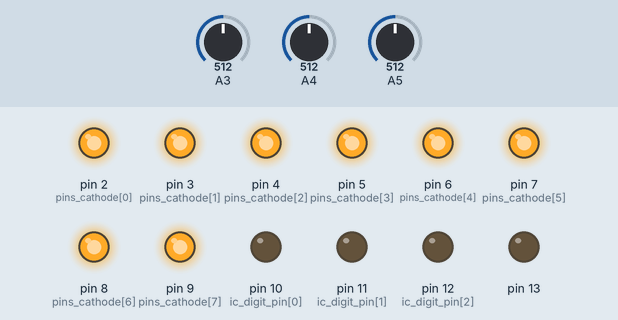
This sketch was run on a simulated Arduino Uno, built with avr-gcc and run on an emulated ATmega328P. Shown: output pins drawn as LEDs (lit = HIGH). The test bench sets the inputs (shaded band); at power-on: A3 = 512, A4 = 512, A5 = 512.

Above: at 1.2 s.
1.3 s: A3 set to 109
2.8 s: A3 set to 93
At 3.31 s:
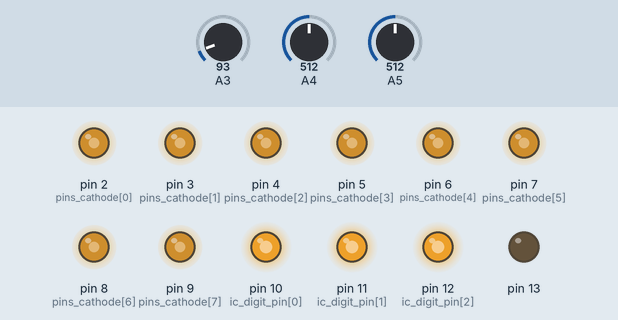
At 4.2 s:
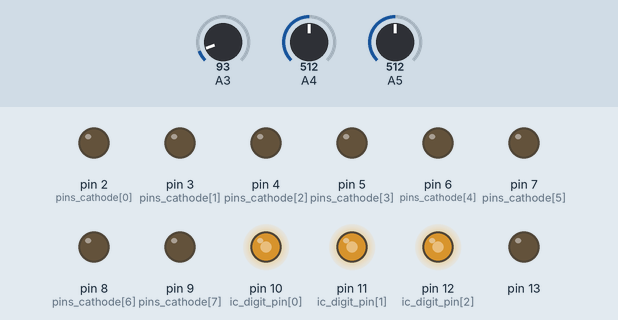
5.8 s: A4 set to 90
8.8 s: A5 set to 106
At 11.7 s:
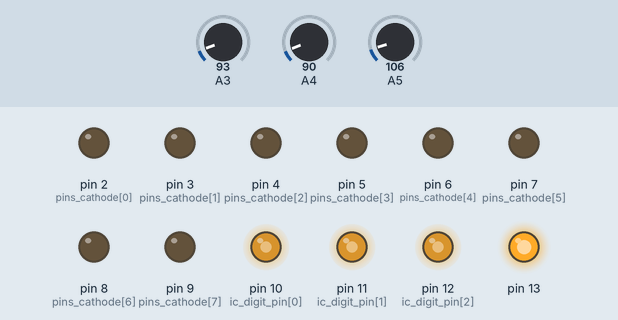
11.8 s: A5 set to 90
At 15.3 s:
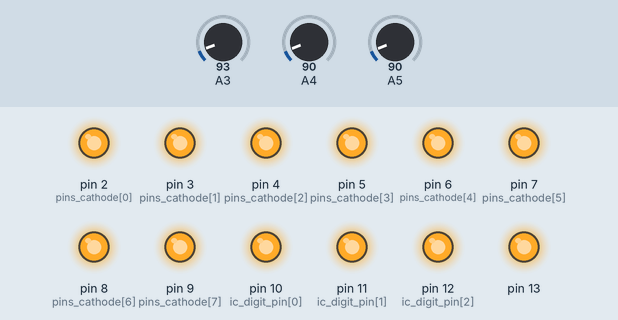
20.8 s: A4 set to 110
Timing chart, 0 to 32.9 s (numbered marks = the images above; inputs shaded):
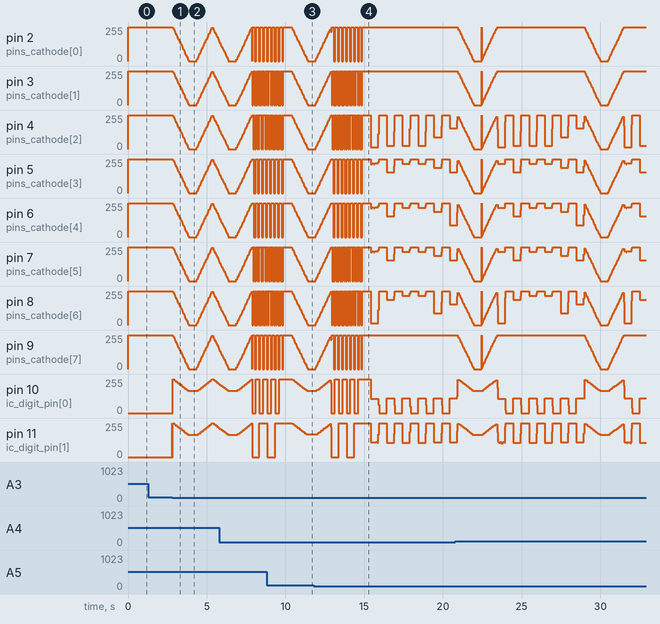

The sketch:

2.8x8_LED_10MAR2022.ino
```cpp
int pins_cathode[8] = {2, 3, 4, 5, 6, 7, 8, 9};
int ic_digit_pin[3] = {10, 11, 12};
int delayTime = 100;

int H_lt[7] = {17, 17, 17, 31, 17, 17, 17};
int E_lt[7] = {31, 1, 1, 15, 1, 1, 31};
int L_lt[7] = {1, 1, 1, 1, 1, 1, 31};
int O_lt[7] = {14, 17, 17, 17, 17, 17, 14};
int star_lt[7] = {0, 1 + 4 + 16, 2 + 4 + 8, 31, 2 + 4 + 8, 1 + 4 + 16, 0};


void prntstar() {
  for (int i = 0 ; i < 7 ; i++) {
    anode(i);
    cathode(star_lt[i] * 4);
    delayMicroseconds(500);
    cathode(0);

  }
}

void prntH() {
  for (int i = 0 ; i < 7 ; i++) {
    anode(i);
    cathode(H_lt[i] * 4);
    delayMicroseconds(1000);
    cathode(0);

  }
}

void prntE() {
  for (int i = 0 ; i < 7 ; i++) {
    anode(i);
    cathode(E_lt[i] * 4);
    delayMicroseconds(500);
    cathode(0);

  }
}

void prntL() {
  for (int i = 0 ; i < 7 ; i++) {
    anode(i);
    cathode(L_lt[i] * 4);
    delayMicroseconds(500);
    cathode(0);

  }
}

void prntO() {
  for (int i = 0 ; i < 7 ; i++) {
    anode(i);
    cathode(O_lt[i] * 4);
    delayMicroseconds(500);
    cathode(0);

  }
}

void setup() {
  // put your setup code here, to run once:
  pinMode(A3, INPUT);
  pinMode(A4, INPUT);
  pinMode(A5, INPUT);

  for (int i = 0; i < 8; ++i) {
    pinMode(pins_cathode[i], OUTPUT);
    digitalWrite(pins_cathode[i], HIGH);
  }
  for (int i = 0; i < 3; ++i) {
    pinMode(ic_digit_pin[i], OUTPUT);
    digitalWrite(ic_digit_pin[i], LOW);
  }
  pinMode(13, OUTPUT);


}


void loop() {
  // put your main code here, to run repeatedly:
  if (analogRead(A3) < 100) {
    rise();
    highAll(0.5);
    dim();
  }

  if (analogRead(A4) < 100) {
    unsigned long temp = millis();
    pattern4(50);
    digitalWrite(13, 1);
    resetLed();
    delay(500);
  }
  if (analogRead(A5) < 100) {
  unsigned long temp = millis();
    while (millis() - temp < 500) {


      //    pattern2(50);
      //  pattern1(50);
      //  pattern2(50);
      //  pattern3(50);
      //  pattern4(50);


      prntH();
    }
    resetLed();
    delay(500);
    temp = millis();
    while (millis() - temp < 500) {
      prntE();
    }
    resetLed();
    delay(500);
    temp = millis();
    while (millis() - temp < 500) {
      prntL();
    }
    resetLed();
    delay(500);
    temp = millis();
    while (millis() - temp < 500) {
      prntL();
    }
    resetLed();
    delay(500);
    temp = millis();
    while (millis() - temp < 500) {
      prntO();
    }

    resetLed();
    delay(500);
    temp = millis();
    while (millis() - temp < 500) {
      prntstar();
    }
  }


}

void dim() {
  unsigned long temp = micros();
  int j = 0;
  for (int i = 0 ; i < 100 ; i++) {
    temp = micros();
    while (micros() - temp < 200) {
      highAllMicroSec(10000 - j);
      resetLed();
      delayMicroseconds(j);
      j += 100;
    }
  }
}

void rise() {
  unsigned long temp = micros();
  int j = 0;
  for (int i = 0 ; i < 100 ; i++) {
    temp = micros();
    while (micros() - temp < 300) {
      highAllMicroSec(j);
      resetLed();
      delayMicroseconds(10000 - j);
      j += 100;
    }
  }
}

void pattern1(double sec) {
  for (int i = 0 ; i < 8 ; i++) {
    anode(i);
    int pin = 1;
    for (int j = 0 ; j < 8 ; j++) {
      cathode(pin);
      pin = pin * 2;
      delay(sec);
    }
  }
}

void pattern2(double sec) {
  for (int i = 0 ; i < 8 ; i++) {
    anode(i);
    int pin = 1;
    for (int j = 0 ; j < 7 ; j++) {
      cathode(pin + pin * 2);
      pin = pin * 2;
      delay(sec);
    }
  }
}

void pattern3(double sec) {
  for (int i = 0 ; i < 8 ; i++) {
    anode(i);
    int pin = 15;
    for (int j = 0 ; j < 5 ; j++) {
      cathode(pin);
      pin = pin * 2;
      delay(sec);
    }
  }
}

void pattern4(double sec) {
  int pattern[5] = {129, 66, 36, 24, 255};
  for (int i = 0 ; i < 8 ; i++) {
    anode(i);
    int pin = 1;
    for (int j = 0 ; j < 5 ; j++) {
      cathode(pattern[j]);
      delay(sec);
    }
  }
}

void highAllMicroSec(unsigned long microSec) {
  unsigned long temp = micros();
  while (micros() - temp < microSec) {
    cathode(255);
    for (int i = 0; i < 8; ++i) {
      anode(i);
    }
  }
}

void highAll(double sec) {
  unsigned long temp = millis();
  while (millis() - temp < sec * 1000) {
    cathode(255);
    for (int i = 0; i < 8; ++i) {
      anode(i);
    }
  }
}

void resetLed() {
  for (int i = 0; i < 8; ++i) {
    digitalWrite(pins_cathode[i], HIGH);
  }
}

void cathode(int data) {
  for (int i = 0; i < 8; ++i) {
    digitalWrite(pins_cathode[i], !(data & 1));
    data = data >> 1;
  }
}

void anode(int pin) {
  switch (pin) {
    case 0:
      digitalWrite(ic_digit_pin[0], LOW);
      digitalWrite(ic_digit_pin[1], LOW);
      digitalWrite(ic_digit_pin[2], LOW);
      break;
    case 1:
      digitalWrite(ic_digit_pin[0], HIGH);
      digitalWrite(ic_digit_pin[1], LOW);
      digitalWrite(ic_digit_pin[2], LOW);
      break;
    case 2:
      digitalWrite(ic_digit_pin[0], LOW);
      digitalWrite(ic_digit_pin[1], HIGH);
      digitalWrite(ic_digit_pin[2], LOW);
      break;
    case 3:
      digitalWrite(ic_digit_pin[0], HIGH);
      digitalWrite(ic_digit_pin[1], HIGH);
      digitalWrite(ic_digit_pin[2], LOW);
      break;
    case 4:
      digitalWrite(ic_digit_pin[0], LOW);
      digitalWrite(ic_digit_pin[1], LOW);
      digitalWrite(ic_digit_pin[2], HIGH);
      break;
    case 5:
      digitalWrite(ic_digit_pin[0], HIGH);
      digitalWrite(ic_digit_pin[1], LOW);
      digitalWrite(ic_digit_pin[2], HIGH);
      break;
    case 6:
      digitalWrite(ic_digit_pin[0], LOW);
      digitalWrite(ic_digit_pin[1], HIGH);
      digitalWrite(ic_digit_pin[2], HIGH);
      break;
    case 7:
      digitalWrite(ic_digit_pin[0], HIGH);
      digitalWrite(ic_digit_pin[1], HIGH);
      digitalWrite(ic_digit_pin[2], HIGH);
      break;

  }
}
```

Measured:
- the behaviour switches between 100 and 99 on A3 (found by bisection; images 0 and 1)
- the behaviour switches between 100 and 99 on A5 (found by bisection; images 3 and 4)
- after the input at 1.3 s, every drawn part: stays the same
- after the input at 11.8 s, pin 3 (pins_cathode[1]): goes on until 14.9 s, then stays 255/255
- by itself, pin 3 (pins_cathode[1]): ramps from 255/255 to 0/255 and jumps back, once every 0.13 s
